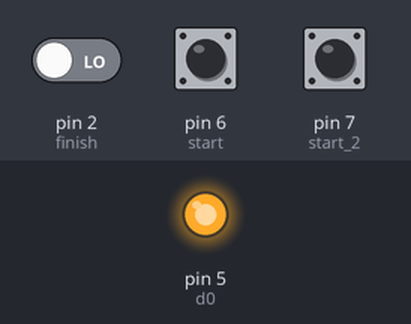
Bench run of a sketch on a simulated Arduino Uno, built with avr-gcc and run on an emulated ATmega328P. Shown: output pins drawn as LEDs (lit = HIGH). Inputs (shaded band) come from the test bench; at power-on: pin 6 (start) HIGH, pin 2 (finish) LOW, pin 7 (start_2) HIGH. Pins used as bus, display or sensor lines are not drawn.

Above: at 1.2 s.
1.3 s: pin 6 (start) pulled LOW for 0.15 s
4.3 s: pin 2 (finish) driven HIGH
At 5.0 s:
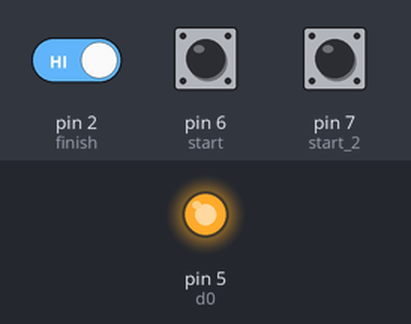
5.8 s: pin 7 (start_2) pulled LOW for 3.2 s
10.9 s: pin 7 (start_2) pulled LOW for 0.15 s
At 12.0 s:
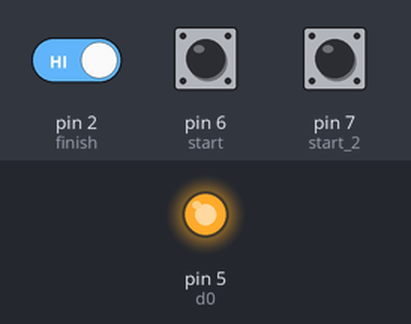
12.5 s: pin 6 (start) pulled LOW for 1 s
Timing chart, 0 to 16.5 s (numbered marks = the images above; inputs shaded):
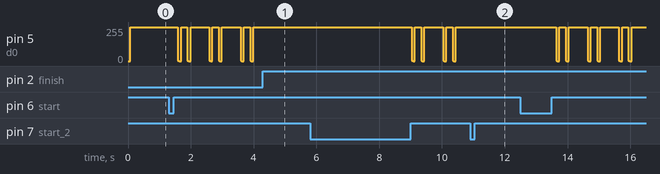

The sketch:

stopwatch.ino
```cpp
#define finish  2
#define clk     3
#define rst_n   4
#define d0      5
#define start   6
#define start_2 7
#define vcc_1   12
#define vcc_0   11
#define gnd_1   10
#define gnd_0   9

bool digit_0[8];
bool digit_1[8];
bool digit_2[8];
bool digit_3[8];
bool digit_4[8];
const bool number_0[] = {0,0,1,1,1,1,1,1}; //{1, 1, 1, 1, 1, 1, 0, 0};
const bool number_1[] = {0,0,0,0,0,1,1,0}; //{0, 1, 1, 0, 0, 0, 0, 0};
const bool number_2[] = {0,1,0,1,1,0,1,1}; //{1, 1, 0, 1, 1, 0, 1, 0};
const bool number_3[] = {0,1,0,0,1,1,1,1}; //{1, 1, 1, 1, 0, 0, 1, 0};
const bool number_4[] = {0,1,1,0,0,1,1,0}; //{0, 1, 1, 0, 0, 1, 1, 0};
const bool number_5[] = {0,1,1,0,1,1,0,1}; //{1, 0, 1, 1, 0, 1, 1, 0};
const bool number_6[] = {0,1,1,1,1,1,0,1}; //{1, 0, 1, 1, 1, 1, 1, 0};
const bool number_7[] = {0,0,0,0,0,1,1,1}; //{1, 1, 1, 0, 0, 0, 0, 0};
const bool number_8[] = {0,1,1,1,1,1,1,1}; //{1, 1, 1, 1, 1, 1, 1, 0};
const bool number_9[] = {0,1,1,0,1,1,1,1}; //{1, 1, 1, 1, 0, 1, 1, 0};
const bool number_flash[] = {1, 0, 1, 1, 1, 1, 1, 1};
const bool number_black[] = {0, 1, 0, 0, 0, 0, 0, 0};

int i;
int sec_10;
int seconds;
int sec_dec;
int minutes;
int min_dec;
bool even;
bool first_start;
volatile bool stop_counter;
void write_digits();
void reset_regs();

void setup() {
  Serial.begin(9600);
  i = 0;
  seconds = 0;
  minutes = 0;
  even = false;
  stop_counter = false;
  first_start = true;

  pinMode(clk, OUTPUT);
  pinMode(rst_n, OUTPUT);
  pinMode(d0, OUTPUT);
  pinMode(start, INPUT);
  pinMode(start_2, INPUT);
  pinMode(finish, INPUT);
  pinMode(vcc_1, OUTPUT);
  pinMode(vcc_0, OUTPUT);
  pinMode(gnd_1, OUTPUT);
  pinMode(gnd_0, OUTPUT);
  digitalWrite(clk, HIGH);
  digitalWrite(vcc_1, HIGH);
  digitalWrite(vcc_0, HIGH);
  digitalWrite(gnd_1, LOW);
  digitalWrite(gnd_0, LOW);

  digitalWrite(rst_n, HIGH);
  delay(10);
  digitalWrite(rst_n, LOW);
  delay(10);
  digitalWrite(rst_n, HIGH);
  delay(10);

  reset_regs();
  write_digits();

  while((digitalRead(start) == LOW) | (digitalRead(start_2) == LOW))
    delay(100);

  attachInterrupt(digitalPinToInterrupt(finish), stop_chrono, CHANGE);
}

void loop() {

  //if(digitalRead(start) == HIGH)
  //while(true)
  if(first_start & ((digitalRead(start) == LOW) | (digitalRead(start_2) == LOW)))
  {
    while((digitalRead(start) == LOW) | (digitalRead(start) == LOW))
      delay(1);
    stop_counter = false;

    for(minutes = 0; (minutes < 100) && !stop_counter; minutes++)
    {
      min_dec = minutes / 10;
      switch(min_dec){
        case 0:
          for(i = 0; i < 8; i++)
            digit_4[i] = number_0[i];
          break;
        case 1:
          for(i = 0; i < 8; i++)
            digit_4[i] = number_1[i];
          break;
        case 2:
          for(i = 0; i < 8; i++)
            digit_4[i] = number_2[i];
          break;
        case 3:
          for(i = 0; i < 8; i++)
            digit_4[i] = number_3[i];
          break;
        case 4:
          for(i = 0; i < 8; i++)
            digit_4[i] = number_4[i];
          break;
        case 5:
          for(i = 0; i < 8; i++)
            digit_4[i] = number_5[i];
          break;
        case 6:
          for(i = 0; i < 8; i++)
            digit_4[i] = number_6[i];
          break;
        case 7:
          for(i = 0; i < 8; i++)
            digit_4[i] = number_7[i];
          break;
        case 8:
          for(i = 0; i < 8; i++)
            digit_4[i] = number_8[i];
          break;
        case 9:
          for(i = 0; i < 8; i++)
            digit_4[i] = number_9[i];
        break;
      }

      switch(minutes % 10){
        case 0:
          for(i = 0; i < 8; i++)
            digit_3[i] = number_0[i];
          break;
        case 1:
          for(i = 0; i < 8; i++)
            digit_3[i] = number_1[i];
          break;
        case 2:
          for(i = 0; i < 8; i++)
            digit_3[i] = number_2[i];
          break;
        case 3:
          for(i = 0; i < 8; i++)
            digit_3[i] = number_3[i];
          break;
        case 4:
          for(i = 0; i < 8; i++)
            digit_3[i] = number_4[i];
          break;
        case 5:
          for(i = 0; i < 8; i++)
            digit_3[i] = number_5[i];
          break;
        case 6:
          for(i = 0; i < 8; i++)
            digit_3[i] = number_6[i];
          break;
        case 7:
          for(i = 0; i < 8; i++)
            digit_3[i] = number_7[i];
          break;
        case 8:
          for(i = 0; i < 8; i++)
            digit_3[i] = number_8[i];
          break;
        case 9:
          for(i = 0; i < 8; i++)
            digit_3[i] = number_9[i];
          break;
      }

      for(seconds = 0; (seconds < 60) && !stop_counter; seconds++)
      {
        sec_dec = seconds / 10;
        switch(sec_dec){
          case 0:
            for(i = 0; i < 8; i++)
              digit_2[i] = number_0[i];
            break;
          case 1:
            for(i = 0; i < 8; i++)
              digit_2[i] = number_1[i];
            break;
          case 2:
            for(i = 0; i < 8; i++)
              digit_2[i] = number_2[i];
            break;
          case 3:
            for(i = 0; i < 8; i++)
              digit_2[i] = number_3[i];
            break;
          case 4:
            for(i = 0; i < 8; i++)
              digit_2[i] = number_4[i];
            break;
          case 5:
            for(i = 0; i < 8; i++)
              digit_2[i] = number_5[i];
            break;
          case 6:
            for(i = 0; i < 8; i++)
              digit_2[i] = number_6[i];
            break;
          case 7:
            for(i = 0; i < 8; i++)
              digit_2[i] = number_7[i];
            break;
          case 8:
            for(i = 0; i < 8; i++)
              digit_2[i] = number_8[i];
            break;
          case 9:
            for(i = 0; i < 8; i++)
              digit_2[i] = number_9[i];
            break;
        }

        switch(seconds%10){
          case 0:
            for(i = 0; i < 8; i++)
              digit_1[i] = number_0[i];
            break;
          case 1:
            for(i = 0; i < 8; i++)
              digit_1[i] = number_1[i];
            break;
          case 2:
            for(i = 0; i < 8; i++)
              digit_1[i] = number_2[i];
            break;
          case 3:
            for(i = 0; i < 8; i++)
              digit_1[i] = number_3[i];
            break;
          case 4:
            for(i = 0; i < 8; i++)
              digit_1[i] = number_4[i];
            break;
          case 5:
            for(i = 0; i < 8; i++)
              digit_1[i] = number_5[i];
            break;
          case 6:
            for(i = 0; i < 8; i++)
              digit_1[i] = number_6[i];
            break;
          case 7:
            for(i = 0; i < 8; i++)
              digit_1[i] = number_7[i];
            break;
          case 8:
            for(i = 0; i < 8; i++)
              digit_1[i] = number_8[i];
            break;
          case 9:
            for(i = 0; i < 8; i++)
              digit_1[i] = number_9[i];
            break;
        }

        for(sec_10 = 0; (sec_10 < 10) && !stop_counter; sec_10++)
        {
          switch(sec_10){
            case 0:
              for(i = 0; i < 8; i++)
                digit_0[i] = number_0[i];
              break;
            case 1:
              for(i = 0; i < 8; i++)
                digit_0[i] = number_1[i];
              break;
            case 2:
              for(i = 0; i < 8; i++)
                digit_0[i] = number_2[i];
              break;
            case 3:
              for(i = 0; i < 8; i++)
                digit_0[i] = number_3[i];
              break;
            case 4:
              for(i = 0; i < 8; i++)
                digit_0[i] = number_4[i];
              break;
            case 5:
              for(i = 0; i < 8; i++)
                digit_0[i] = number_5[i];
              break;
            case 6:
              for(i = 0; i < 8; i++)
                digit_0[i] = number_6[i];
              break;
            case 7:
              for(i = 0; i < 8; i++)
                digit_0[i] = number_7[i];
              break;
            case 8:
              for(i = 0; i < 8; i++)
                digit_0[i] = number_8[i];
              break;
            case 9:
              for(i = 0; i < 8; i++)
                digit_0[i] = number_9[i];
              break;
          }

          write_digits();
          //delay(999);
          delay(99);
          if(((digitalRead(start) == LOW) | (digitalRead(start_2) == LOW)) & !first_start)
          {
            minutes = 0;
            seconds = 0;
            sec_10 = 0;
            first_start = true;
            reset_regs();
            write_digits();
            while((digitalRead(start) == LOW) | (digitalRead(start_2) == LOW))
              delay(100);
            return;
          }
          first_start = false;
        }
      }
    }
  }
}

void stop_chrono(){
  static unsigned long millis_prev;
  if(millis()-100 > millis_prev)
    delayMicroseconds(1);
  millis_prev = millis();
  stop_counter = true;
  while((digitalRead(start) == HIGH) & (digitalRead(start_2) == HIGH))//high
    delay(50);
  if((digitalRead(start) == LOW) | (digitalRead(start_2) == LOW))
  {
    minutes = 0;
    seconds = 0;
    sec_10 = 0;
    stop_counter = false;
    reset_regs();
    write_digits();
    while((digitalRead(start) == LOW) | (digitalRead(start_2) == LOW))
      delay(100);
    first_start = true;
    return;
  }
}

void write_digits(){
  //writing 4 digit
  //delayMicroseconds
  for(i = 0; i < 8; i++)
  {
    digitalWrite(clk, LOW);
      if(digit_4[i])
        digitalWrite(d0, HIGH);
      else
        digitalWrite(d0, LOW);
    delayMicroseconds(1);
    digitalWrite(clk, HIGH);
    delayMicroseconds(1);
  }

  //writing 3 digit
  for(i = 0; i < 8; i++)
  {
    digitalWrite(clk, LOW);
    if(digit_3[i])
      digitalWrite(d0, HIGH);
    else
      digitalWrite(d0, LOW);
    delayMicroseconds(1);
    digitalWrite(clk, HIGH);
    delayMicroseconds(1);
  }

  //writing 2 digit
  for(i = 0; i < 8; i++)
  {
    digitalWrite(clk, LOW);
    if(digit_2[i])
      digitalWrite(d0, HIGH);
    else
      digitalWrite(d0, LOW);
    delayMicroseconds(1);
    digitalWrite(clk, HIGH);
    delayMicroseconds(1);
  }

  //writing 1 digit
  for(i = 0; i < 8; i++)
  {
    digitalWrite(clk, LOW);
    if(digit_1[i])
      digitalWrite(d0, HIGH);
    else
      digitalWrite(d0, LOW);
    delayMicroseconds(1);
    digitalWrite(clk, HIGH);
    delayMicroseconds(1);
  }

  //writing 0 digit
  for(i = 0; i < 8; i++)
  {
    digitalWrite(clk, LOW);
    if(digit_0[i])
      digitalWrite(d0, HIGH);
    else
      digitalWrite(d0, LOW);
    delayMicroseconds(1);
    digitalWrite(clk, HIGH);
    delayMicroseconds(1);
  }

  delayMicroseconds(250);//920
}

void reset_regs(){
  for(i = 0; i < 8; i++){
    digit_0[i] = number_0[i];
    digit_1[i] = number_0[i];
    digit_2[i] = number_0[i];
    digit_3[i] = number_0[i];
    digit_4[i] = number_0[i];
  }
  return;
}
```

Measured:
- after the input at 4.3 s, pin 5 (d0): stops changing and stays 255/255
- after the input at 10.9 s, pin 5 (d0): stops changing and stays 255/255
